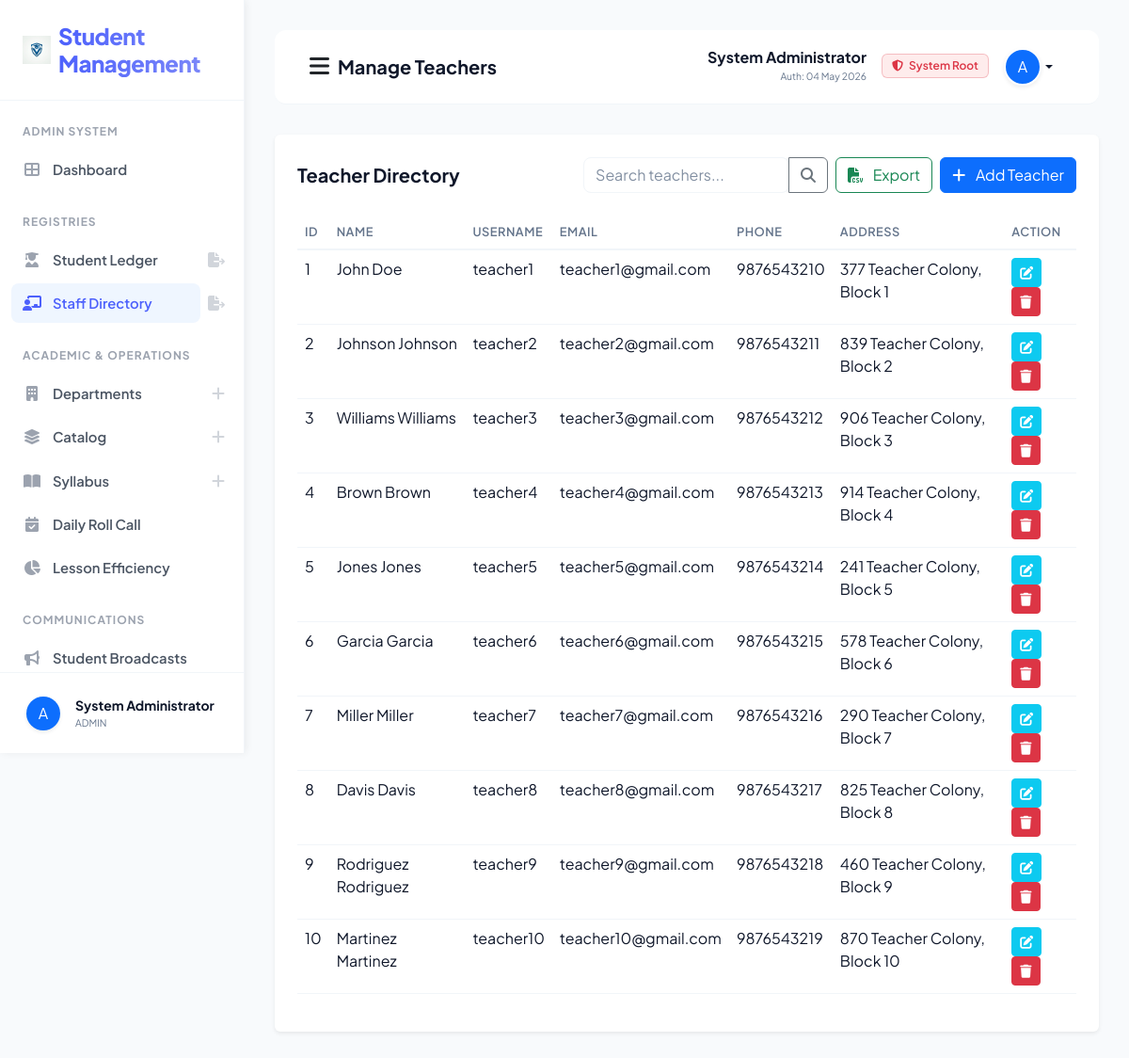
/manage_teacher/ (signed in), run on the app's committed database.
### sms/models.py (models this page shows, shortened)
class CustomUser(AbstractUser):
    USER_TYPE_CHOICES = (
        ('ADMIN', 'Admin'),
        ('TEACHER', 'Teacher'),
        ('STUDENT', 'Student'),
    )
    user_type = models.CharField(max_length=10, choices=USER_TYPE_CHOICES, default='ADMIN')
    profile_pic = models.ImageField(upload_to='profile_pics/', null=True, blank=True)
    phone = models.CharField(max_length=15, null=True, blank=True)

class Teacher(models.Model):
    user = models.OneToOneField(CustomUser, on_delete=models.CASCADE)
    address = models.TextField()
    department = models.ForeignKey(Department, on_delete=models.CASCADE, null=True, blank=True)
    created_at = models.DateTimeField(auto_now_add=True)
    updated_at = models.DateTimeField(auto_now=True)

### sms/views/admin_views.py (the view, shortened to what this page needs)
# urls.py: path('manage_teacher/', admin_views.manage_teacher, name="manage_teacher"),
def manage_teacher(request):
    query = request.GET.get('q')
    teachers = Teacher.objects.all()
    context = {
        "teachers": teachers,
        "query": query
    }
    return render(request, "sms/admin_template/manage_teacher.html", context)

### sms/templates/sms/admin_template/manage_teacher.html (shortened to what this page needs)
{% extends 'sms/base.html' %}
{% block page_title %}Manage Teachers{% endblock page_title %}
{% block sidebar_nav %}
{% include 'sms/admin_template/sidebar_template.html' with active_page='manage_teacher' %}
{% endblock sidebar_nav %}
{% block main_content %}
<div class="card shadow-sm border-0 p-4">
    <div class="row g-3 mb-4 align-items-center">
        <div class="col-md-3">
            <h5 class="fw-bold mb-0">Teacher Directory</h5>
        </div>
        <div class="col-md-9 d-flex flex-wrap gap-2 justify-content-end">
            <form method="GET" class="d-flex gap-2">
                <div class="input-group w-auto">
                    <input type="text" name="q" class="form-control" placeholder="Search teachers..."
                        value="{{ query|default:'' }}">
                    <button class="btn btn-outline-secondary" type="submit"><i class="fas fa-search"></i></button>
                </div>
            </form>
            <a href="{% url 'export_teachers_csv' %}" class="btn btn-outline-success"><i
                    class="fas fa-file-csv me-2"></i> Export</a>
            <a href="{% url 'add_teacher' %}" class="btn btn-primary"><i class="fas fa-plus me-2"></i> Add Teacher</a>
        </div>
    </div>
    <div class="table-responsive">
        <table class="table table-hover">
            <thead>
                <tr>
                    <th>ID</th>
                    <th>Name</th>
                    <th>Username</th>
                    <th>Email</th>
                    <th>Phone</th>
                    <th>Address</th>
                    <th>Action</th>
                </tr>
            </thead>
            <tbody>
                {% for teacher in teachers %}
                <tr>
                    <td>{{ forloop.counter }}</td>
                    <td>{{ teacher.user.get_full_name }}</td>
                    <td>{{ teacher.user.username }}</td>
                    <td>{{ teacher.user.email }}</td>
                    <td>{{ teacher.user.phone|default:"-" }}</td>
                    <td>{{ teacher.address }}</td>
                    <td>
                        <a href="{% url 'edit_teacher' teacher.id %}" class="btn btn-sm btn-info text-white"><i
                                class="fas fa-edit"></i></a>
                        <a href="{% url 'delete_teacher' teacher.id %}" class="btn btn-sm btn-danger"
                            onclick="return confirm('Are you sure?')"><i class="fas fa-trash"></i></a>
                    </td>
                </tr>
                {% empty %}
                <tr>
                    <td colspan="6" class="text-center">No teachers found</td>
                </tr>
                {% endfor %}
            </tbody>
        </table>
    </div>
</div>
{% endblock main_content %}

### sms/templates/sms/base.html (shortened to what this page needs)
<!DOCTYPE html>
{% load static %}
<html lang="en">
<head>
    <link href="https://cdn.jsdelivr.net/npm/bootstrap@5.3.0/dist/css/bootstrap.min.css" rel="stylesheet">
    <link rel="stylesheet" href="https://cdnjs.cloudflare.com/ajax/libs/font-awesome/6.4.0/css/all.min.css">
    <link rel="stylesheet" href="{% static 'css/style.css' %}?v=4.0">
</head>
<body>
    <div class="sidebar" id="sidebar">
        <div class="sidebar-brand d-flex align-items-center">
            <img src="{% static 'images/logo.png' %}" width="30" height="30" class="me-2">
            <h4 class="m-0">Student Management</h4>
        </div>
        <div class="nav flex-column sidebar-scroll flex-grow-1 overflow-y-auto">
            {% block sidebar_nav %}{% endblock sidebar_nav %}
        </div>
        <div class="sidebar-footer border-top p-0 mt-auto">
            <div class="dropup w-100">
                <button class="btn w-100 d-flex align-items-center p-3 border-0 bg-transparent dropdown-toggle no-caret" type="button" data-bs-toggle="dropdown" aria-expanded="false">
                    {% if user.profile_pic %}
                    <img src="{{ user.profile_pic.url }}" width="36" height="36" class="rounded-circle me-3 shadow-sm">
                    {% else %}
                    <div class="bg-primary text-white rounded-circle d-flex align-items-center justify-content-center shadow-sm me-3" style="width: 36px; height: 36px; flex-shrink: 0;">
                        {{ user.username|first|upper }}
                    </div>
                    {% endif %}
                    <div class="text-start overflow-hidden">
                        <div class="fw-bold small text-dark text-truncate">{{ user.get_full_name }}</div>
                        <div class="text-muted text-truncate" style="font-size: 0.65rem;">{{ user.user_type }}</div>
                    </div>
                </button>
            </div>
        </div>
    </div>
    <div class="main-content">
        <nav class="navbar border-bottom">
            <div class="container-fluid">
                <div class="d-flex align-items-center">
                    <button id="sidebarToggle" class="btn btn-link link-dark me-2 p-0">
                        <i class="fas fa-bars fs-4 text-main"></i>
                    </button>
                    <span class="navbar-brand fw-bold text-dark">{% block page_title %}{% endblock page_title %}</span>
                </div>
                <div class="d-flex align-items-center">
                    <div class="dropdown">
                        <button
                            class="btn btn-link dropdown-toggle text-decoration-none text-dark d-flex align-items-center"
                            type="button" data-bs-toggle="dropdown">
                            <div class="text-end me-3 d-none d-md-block">
                                <span class="d-block fw-bold lh-1 mb-1">{{ user.get_full_name }}</span>
                                <span class="d-block text-muted" style="font-size: 0.65rem;">Auth: {{ user.last_login|date:"d M Y" }}</span>
                            </div>
                            {% if user.user_type == "TEACHER" %}
                            <span class="badge bg-soft-success text-success me-3 border border-success border-opacity-25 d-none d-lg-inline-block">
                                <i class="fas fa-certificate me-1"></i> Staff Verified
                            </span>
                            {% elif user.user_type == "STUDENT" %}
                             <span class="badge bg-soft-primary text-primary me-3 border border-primary border-opacity-25 d-none d-lg-inline-block">
                                <i class="fas fa-user-graduate me-1"></i> Student ID Active
                            </span>
                             {% elif user.user_type == "ADMIN" %}
                             <span class="badge bg-soft-danger text-danger me-3 border border-danger border-opacity-25 d-none d-lg-inline-block">
                                <i class="fas fa-shield-alt me-1"></i> System Root
                            </span>
                            {% endif %}
                            {% if user.profile_pic %}
                            <img src="{{ user.profile_pic.url }}" width="40" height="40" class="rounded-circle shadow-sm border border-light">
                            {% else %}
                            <div class="bg-primary text-white rounded-circle d-flex align-items-center justify-content-center shadow-sm"
                                style="width: 40px; height: 40px; border: 2px solid white;">
                                {{ user.username|first|upper }}
                            </div>
                            {% endif %}
                        </button>
                    </div>
                </div>
            </div>
        </nav>
        {% block main_content %}{% endblock main_content %}
    </div>
</body>
</html>

### sms/static/css/style.css (style rules this page uses)
:root { --primary-color: #4d61fc; --primary-hover: #3b4ad9; --sidebar-bg: #ffffff; --sidebar-text: #4b5563; --sidebar-active-bg: #eff6ff; --sidebar-active-text: #4d61fc; --border-color: #f1f5f9; --body-bg: #f8fafc; --card-bg: #ffffff; --text-main: #0f172a; --text-muted: #64748b; --transition-speed: 0.25s; --shadow-premium: 0 10px 40px -10px rgba(0, 0, 0, 0.08); }
.bg-soft-danger { background: rgba(239, 68, 68, 0.1) !important; }
body { background-color: var(--body-bg) !important; color: var(--text-main) !important; font-family: 'Plus Jakarta Sans', sans-serif !important; margin: 0 !important; overflow-x: hidden !important; transition: background-color var(--transition-speed), color var(--transition-speed); }
.sidebar { width: 260px; height: 100vh; position: fixed; top: 0; left: 0; background-color: var(--sidebar-bg); border-right: 1px solid var(--border-color); box-shadow: 2px 0 8px rgba(0,0,0,0.06); z-index: 1060; display: flex; flex-direction: column; overflow: hidden; transition: left var(--transition-speed) ease-in-out; }
.sidebar-brand { padding: 24px !important; border-bottom: 1px solid var(--border-color) !important; flex-shrink: 0 !important; }
.sidebar-brand h4 { margin: 0 !important; font-weight: 800 !important; letter-spacing: -0.5px !important; background: linear-gradient(to right, var(--primary-color), #818cf8); -webkit-background-clip: text; background-clip: text; -webkit-text-fill-color: transparent; }
.sidebar-scroll { overflow-y: auto !important; overflow-x: hidden !important; flex: 1 !important; min-height: 0 !important; flex-wrap: nowrap !important; }
.sidebar-footer { padding: 8px 12px !important; border-top: 1px solid var(--border-color) !important; flex-shrink: 0 !important; }
.no-caret::after { display: none !important; }
.main-content { margin-left: 260px; padding: 32px 32px 100px 32px; min-height: 100vh; box-sizing: border-box; transition: margin-left var(--transition-speed); }
h5.fw-bold { color: var(--text-main); }
.badge { font-weight: 600 !important; padding: 6px 10px !important; }
.table { color: var(--text-main) !important; }
.table thead th { border-bottom: 2px solid var(--border-color) !important; color: var(--text-muted) !important; font-weight: 600 !important; text-transform: uppercase !important; font-size: 0.8rem !important; letter-spacing: 0.5px !important; background-color: transparent !important; }
.table tbody td { border-color: var(--border-color) !important; color: var(--text-main) !important; background-color: transparent !important; }
.form-control, .form-select { background-color: var(--card-bg) !important; border-color: var(--border-color) !important; color: var(--text-main) !important; border-radius: 8px !important; }
.form-control::placeholder, .form-select::placeholder { color: var(--text-muted) !important; opacity: 0.8 !important; }
.navbar { background: var(--card-bg) !important; border-bottom: 1px solid var(--border-color) !important; padding: 12px 24px !important; margin-bottom: 32px !important; border-radius: 12px !important; transition: background var(--transition-speed), border-color var(--transition-speed); }
.text-dark { color: var(--text-main) !important; }
.text-muted { color: var(--text-muted) !important; }

### data on the page
CustomUser: username|first "A", get_full_name "System Administrator", user_type "ADMIN", last_login "04 May 2026"
Teacher: user.get_full_name "John Doe", user.username "teacher1", user.email "teacher1@gmail.com", user.phone "9876543210", address "377 Teacher Colony, Block 1"
Teacher: user.get_full_name "Johnson Johnson", user.username "teacher2", user.email "teacher2@gmail.com", user.phone "9876543211", address "839 Teacher Colony, Block 2"
Teacher: user.get_full_name "Williams Williams", user.username "teacher3", user.email "teacher3@gmail.com", user.phone "9876543212", address "906 Teacher Colony, Block 3"
Teacher: user.get_full_name "Brown Brown", user.username "teacher4", user.email "teacher4@gmail.com", user.phone "9876543213", address "914 Teacher Colony, Block 4"
Teacher: user.get_full_name "Jones Jones", user.username "teacher5", user.email "teacher5@gmail.com", user.phone "9876543214", address "241 Teacher Colony, Block 5"
Teacher: user.get_full_name "Garcia Garcia", user.username "teacher6", user.email "teacher6@gmail.com", user.phone "9876543215", address "578 Teacher Colony, Block 6"
Teacher: user.get_full_name "Miller Miller", user.username "teacher7", user.email "teacher7@gmail.com", user.phone "9876543216", address "290 Teacher Colony, Block 7"
Teacher: user.get_full_name "Davis Davis", user.username "teacher8", user.email "teacher8@gmail.com", user.phone "9876543217", address "825 Teacher Colony, Block 8"
Teacher: user.get_full_name "Rodriguez Rodriguez", user.username "teacher9", user.email "teacher9@gmail.com", user.phone "9876543218", address "460 Teacher Colony, Block 9"
Teacher: user.get_full_name "Martinez Martinez", user.username "teacher10", user.email "teacher10@gmail.com", user.phone "9876543219", address "870 Teacher Colony, Block 10"
